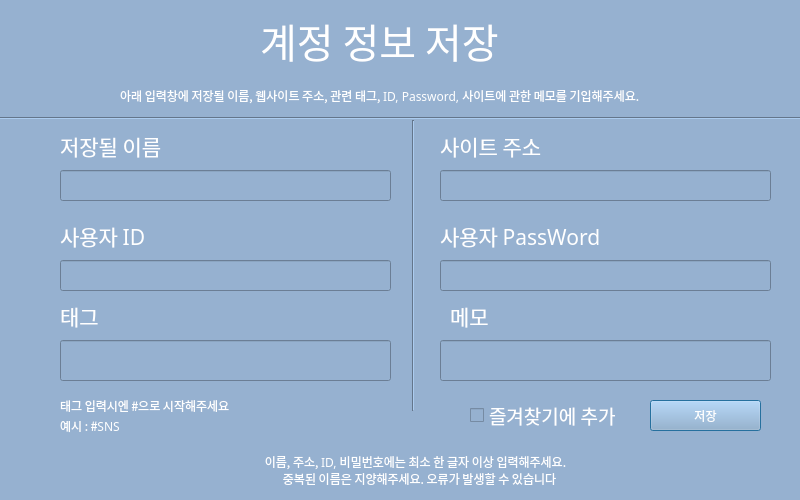
<?xml version="1.0" encoding="UTF-8"?>
<ui version="4.0">
 <class>Dialog</class>
 <widget class="QDialog" name="Dialog">
  <property name="geometry">
   <rect>
    <x>0</x>
    <y>0</y>
    <width>800</width>
    <height>500</height>
   </rect>
  </property>
  <property name="windowTitle">
   <string>Dialog</string>
  </property>
  <property name="windowIcon">
   <iconset>
    <normaloff>icon/트레이 아이콘.webp</normaloff>icon/트레이 아이콘.webp</iconset>
  </property>
  <property name="styleSheet">
   <string notr="true">background-color: rgb(150, 177, 208);</string>
  </property>
  <widget class="QLabel" name="label">
   <property name="geometry">
    <rect>
     <x>260</x>
     <y>0</y>
     <width>331</width>
     <height>81</height>
    </rect>
   </property>
   <property name="font">
    <font>
     <family>HY헤드라인M</family>
     <pointsize>30</pointsize>
     <weight>50</weight>
     <italic>false</italic>
     <bold>false</bold>
    </font>
   </property>
   <property name="styleSheet">
    <string notr="true">color: rgb(255, 255, 255);
font: 30pt &quot;HY헤드라인M&quot;;</string>
   </property>
   <property name="text">
    <string>계정 정보 저장</string>
   </property>
  </widget>
  <widget class="QLabel" name="label_2">
   <property name="geometry">
    <rect>
     <x>120</x>
     <y>80</y>
     <width>611</width>
     <height>31</height>
    </rect>
   </property>
   <property name="font">
    <font>
     <family>HY중고딕</family>
     <pointsize>9</pointsize>
     <weight>50</weight>
     <italic>false</italic>
     <bold>false</bold>
    </font>
   </property>
   <property name="styleSheet">
    <string notr="true">color: rgb(255, 255, 255);
font: 9pt &quot;HY중고딕&quot;;</string>
   </property>
   <property name="text">
    <string>아래 입력창에 저장될 이름, 웹사이트 주소, 관련 태그, ID, Password, 사이트에 관한 메모를 기입해주세요.</string>
   </property>
  </widget>
  <widget class="QLineEdit" name="SaveName">
   <property name="geometry">
    <rect>
     <x>60</x>
     <y>170</y>
     <width>331</width>
     <height>31</height>
    </rect>
   </property>
   <property name="font">
    <font>
     <family>KoPub돋움체 Medium</family>
    </font>
   </property>
   <property name="inputMask">
    <string/>
   </property>
   <property name="text">
    <string/>
   </property>
  </widget>
  <widget class="QLabel" name="label_3">
   <property name="geometry">
    <rect>
     <x>60</x>
     <y>130</y>
     <width>151</width>
     <height>31</height>
    </rect>
   </property>
   <property name="font">
    <font>
     <family>HY헤드라인M</family>
     <pointsize>16</pointsize>
     <weight>50</weight>
     <italic>false</italic>
     <bold>false</bold>
    </font>
   </property>
   <property name="styleSheet">
    <string notr="true">color: rgb(255, 255, 255);
font: 16pt &quot;HY헤드라인M&quot;;</string>
   </property>
   <property name="text">
    <string>저장될 이름</string>
   </property>
  </widget>
  <widget class="Line" name="FirstLine">
   <property name="geometry">
    <rect>
     <x>0</x>
     <y>110</y>
     <width>991</width>
     <height>16</height>
    </rect>
   </property>
   <property name="orientation">
    <enum>Qt::Horizontal</enum>
   </property>
  </widget>
  <widget class="QLabel" name="label_4">
   <property name="geometry">
    <rect>
     <x>440</x>
     <y>120</y>
     <width>151</width>
     <height>51</height>
    </rect>
   </property>
   <property name="font">
    <font>
     <family>HY헤드라인M</family>
     <pointsize>16</pointsize>
     <weight>50</weight>
     <italic>false</italic>
     <bold>false</bold>
    </font>
   </property>
   <property name="styleSheet">
    <string notr="true">color: rgb(255, 255, 255);
font: 16pt &quot;HY헤드라인M&quot;;</string>
   </property>
   <property name="text">
    <string>사이트 주소</string>
   </property>
  </widget>
  <widget class="QLineEdit" name="SiteLink">
   <property name="geometry">
    <rect>
     <x>440</x>
     <y>170</y>
     <width>331</width>
     <height>31</height>
    </rect>
   </property>
   <property name="font">
    <font>
     <family>KoPub돋움체 Medium</family>
    </font>
   </property>
   <property name="inputMask">
    <string/>
   </property>
  </widget>
  <widget class="Line" name="line">
   <property name="geometry">
    <rect>
     <x>403</x>
     <y>120</y>
     <width>20</width>
     <height>291</height>
    </rect>
   </property>
   <property name="orientation">
    <enum>Qt::Vertical</enum>
   </property>
  </widget>
  <widget class="QLabel" name="label_5">
   <property name="geometry">
    <rect>
     <x>60</x>
     <y>220</y>
     <width>151</width>
     <height>31</height>
    </rect>
   </property>
   <property name="font">
    <font>
     <family>HY헤드라인M</family>
     <pointsize>16</pointsize>
     <weight>50</weight>
     <italic>false</italic>
     <bold>false</bold>
    </font>
   </property>
   <property name="styleSheet">
    <string notr="true">color: rgb(255, 255, 255);
font: 16pt &quot;HY헤드라인M&quot;;</string>
   </property>
   <property name="text">
    <string>사용자 ID</string>
   </property>
  </widget>
  <widget class="QLineEdit" name="ID">
   <property name="geometry">
    <rect>
     <x>60</x>
     <y>260</y>
     <width>331</width>
     <height>31</height>
    </rect>
   </property>
   <property name="font">
    <font>
     <family>KoPub돋움체 Medium</family>
    </font>
   </property>
  </widget>
  <widget class="QLabel" name="label_6">
   <property name="geometry">
    <rect>
     <x>440</x>
     <y>220</y>
     <width>231</width>
     <height>31</height>
    </rect>
   </property>
   <property name="font">
    <font>
     <family>HY헤드라인M</family>
     <pointsize>16</pointsize>
     <weight>50</weight>
     <italic>false</italic>
     <bold>false</bold>
    </font>
   </property>
   <property name="styleSheet">
    <string notr="true">color: rgb(255, 255, 255);
font: 16pt &quot;HY헤드라인M&quot;;</string>
   </property>
   <property name="text">
    <string>사용자 PassWord</string>
   </property>
  </widget>
  <widget class="QLineEdit" name="Password">
   <property name="geometry">
    <rect>
     <x>440</x>
     <y>260</y>
     <width>331</width>
     <height>31</height>
    </rect>
   </property>
   <property name="font">
    <font>
     <family>KoPub돋움체 Medium</family>
    </font>
   </property>
  </widget>
  <widget class="QLabel" name="label_7">
   <property name="geometry">
    <rect>
     <x>60</x>
     <y>300</y>
     <width>151</width>
     <height>31</height>
    </rect>
   </property>
   <property name="font">
    <font>
     <family>HY헤드라인M</family>
     <pointsize>16</pointsize>
     <weight>50</weight>
     <italic>false</italic>
     <bold>false</bold>
    </font>
   </property>
   <property name="styleSheet">
    <string notr="true">color: rgb(255, 255, 255);
font: 16pt &quot;HY헤드라인M&quot;;</string>
   </property>
   <property name="text">
    <string>태그</string>
   </property>
  </widget>
  <widget class="QLineEdit" name="Tag">
   <property name="geometry">
    <rect>
     <x>60</x>
     <y>340</y>
     <width>331</width>
     <height>41</height>
    </rect>
   </property>
   <property name="font">
    <font>
     <family>KoPub돋움체 Medium</family>
    </font>
   </property>
  </widget>
  <widget class="QLabel" name="label_8">
   <property name="geometry">
    <rect>
     <x>450</x>
     <y>300</y>
     <width>151</width>
     <height>31</height>
    </rect>
   </property>
   <property name="font">
    <font>
     <family>HY헤드라인M</family>
     <pointsize>16</pointsize>
     <weight>50</weight>
     <italic>false</italic>
     <bold>false</bold>
    </font>
   </property>
   <property name="styleSheet">
    <string notr="true">color: rgb(255, 255, 255);
font: 16pt &quot;HY헤드라인M&quot;;</string>
   </property>
   <property name="text">
    <string>메모</string>
   </property>
  </widget>
  <widget class="QLineEdit" name="Memo">
   <property name="geometry">
    <rect>
     <x>440</x>
     <y>340</y>
     <width>331</width>
     <height>41</height>
    </rect>
   </property>
   <property name="font">
    <font>
     <family>KoPub돋움체 Medium</family>
    </font>
   </property>
  </widget>
  <widget class="QCheckBox" name="FavoriteCheck">
   <property name="geometry">
    <rect>
     <x>470</x>
     <y>400</y>
     <width>171</width>
     <height>31</height>
    </rect>
   </property>
   <property name="font">
    <font>
     <family>HY헤드라인M</family>
     <pointsize>14</pointsize>
     <weight>50</weight>
     <italic>false</italic>
     <bold>false</bold>
    </font>
   </property>
   <property name="styleSheet">
    <string notr="true">color: rgb(255, 255, 255);
font: 14pt &quot;HY헤드라인M&quot;;</string>
   </property>
   <property name="text">
    <string>즐겨찾기에 추가</string>
   </property>
  </widget>
  <widget class="QPushButton" name="SaveButton">
   <property name="geometry">
    <rect>
     <x>650</x>
     <y>400</y>
     <width>111</width>
     <height>31</height>
    </rect>
   </property>
   <property name="styleSheet">
    <string notr="true">color: rgb(255, 255, 255);</string>
   </property>
   <property name="text">
    <string>저장</string>
   </property>
  </widget>
  <widget class="QLabel" name="label_9">
   <property name="geometry">
    <rect>
     <x>60</x>
     <y>410</y>
     <width>341</width>
     <height>31</height>
    </rect>
   </property>
   <property name="font">
    <font>
     <family>HY중고딕</family>
     <pointsize>9</pointsize>
     <weight>50</weight>
     <italic>false</italic>
     <bold>false</bold>
    </font>
   </property>
   <property name="styleSheet">
    <string notr="true">color: rgb(255, 255, 255);
font: 9pt &quot;HY중고딕&quot;;</string>
   </property>
   <property name="text">
    <string>예시 : #SNS</string>
   </property>
  </widget>
  <widget class="QLabel" name="warnLabel">
   <property name="geometry">
    <rect>
     <x>20</x>
     <y>450</y>
     <width>791</width>
     <height>41</height>
    </rect>
   </property>
   <property name="font">
    <font>
     <family>HY중고딕</family>
     <pointsize>9</pointsize>
     <weight>50</weight>
     <italic>false</italic>
     <bold>false</bold>
    </font>
   </property>
   <property name="styleSheet">
    <string notr="true">color: rgb(255, 255, 255);
font: 9pt &quot;HY중고딕&quot;;</string>
   </property>
   <property name="text">
    <string>이름, 주소, ID, 비밀번호에는 최소 한 글자 이상 입력해주세요.
   중복된 이름은 지양해주세요. 오류가 발생할 수 있습니다</string>
   </property>
   <property name="alignment">
    <set>Qt::AlignCenter</set>
   </property>
  </widget>
  <widget class="QLabel" name="label_10">
   <property name="geometry">
    <rect>
     <x>60</x>
     <y>390</y>
     <width>341</width>
     <height>31</height>
    </rect>
   </property>
   <property name="font">
    <font>
     <family>HY중고딕</family>
     <pointsize>9</pointsize>
     <weight>50</weight>
     <italic>false</italic>
     <bold>false</bold>
    </font>
   </property>
   <property name="styleSheet">
    <string notr="true">color: rgb(255, 255, 255);
font: 9pt &quot;HY중고딕&quot;;</string>
   </property>
   <property name="text">
    <string>태그 입력시엔 #으로 시작해주세요</string>
   </property>
  </widget>
 </widget>
 <resources/>
 <connections/>
</ui>
